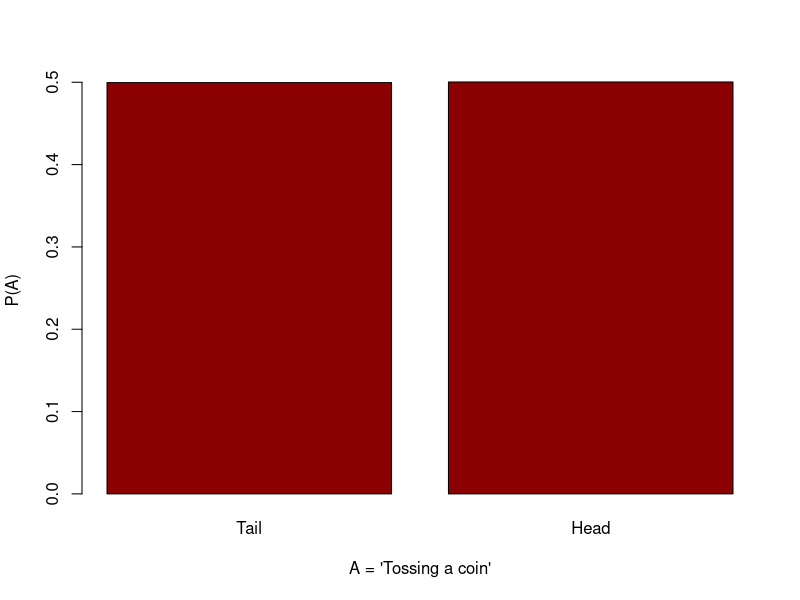
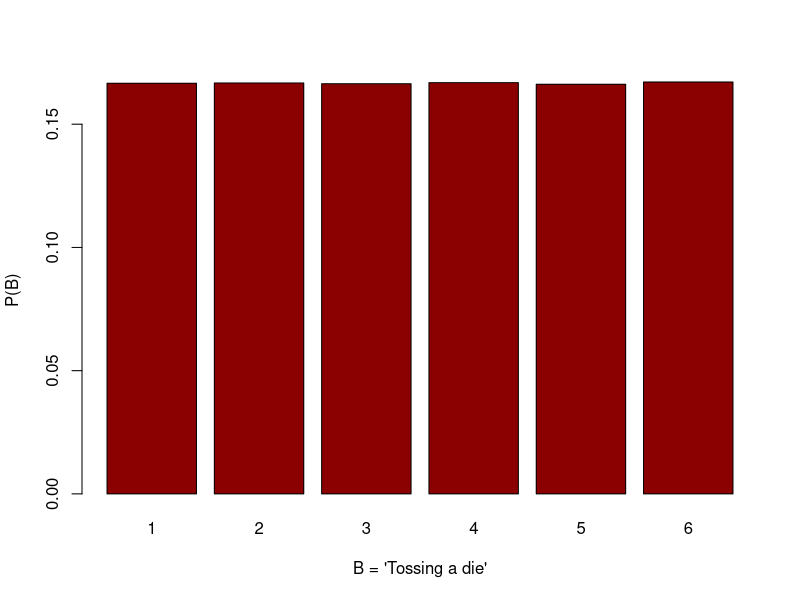

These charts were generated, in order, by the following R code:


# Tossing a coin
n <- floor(runif(1000000)*2)
t <- table(n)
barplot(t/1000000, xlab="A = 'Tossing a coin'", ylab="P(A)", names.arg=c("Tail", "Head"), col="darkred")

# Tossing a die
n <- floor(runif(1000000)*6) + 1
t <- table(n)
barplot(t/1000000, xlab="B = 'Tossing a die'", ylab="P(B)", col="darkred")

